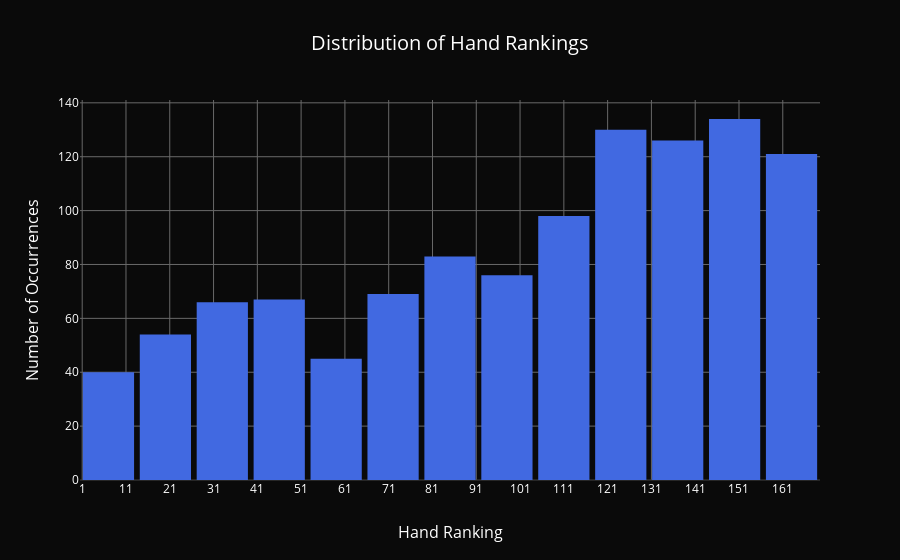

Here is the notebook cell this chart was saved with:
### Code cell
all_rankings = []

for player in {"yyj", "Jonathan", "az", "michael"}:
	all_rankings.extend(hand_rankings[player])

# Create a histogram with Plotly Graph Objects for finer control over bins
fig = go.Figure(data=[go.Histogram(
    x=all_rankings,
    xbins=dict(  # Controls the bins
        start=0.5,
        end=169.5,
        size=13
    ),
    marker=dict(color='royalblue')
)])

# Update layout to add custom axis titles
fig.update_layout(
    title="Distribution of Hand Rankings",
    xaxis_title="Hand Ranking",
    yaxis_title="Number of Occurrences",
    xaxis=dict(tickmode='linear', tick0=1, dtick=10),
    bargap=0.1  # Adjust the gap between bars
)

fig.show()

### Figure 1 — Plotly figure (JSON) as saved in the notebook; plotly's stock layout.template omitted (floating-point values rounded to 4 significant figures; data arrays with more than 128 entries replaced by an {"elided": "..."} marker saying what was removed)
{"data": [{"marker": {"color": "royalblue"}, "type": "histogram", "x": {"elided": "1109 int values"}, "xbins": {"end": 169.5, "size": 13, "start": 0.5}}], "layout": {"bargap": 0.1, "title": {"text": "Distribution of Hand Rankings"}, "xaxis": {"dtick": 10, "tick0": 1, "tickmode": "linear", "title": {"text": "Hand Ranking"}}, "yaxis": {"title": {"text": "Number of Occurrences"}}}}
